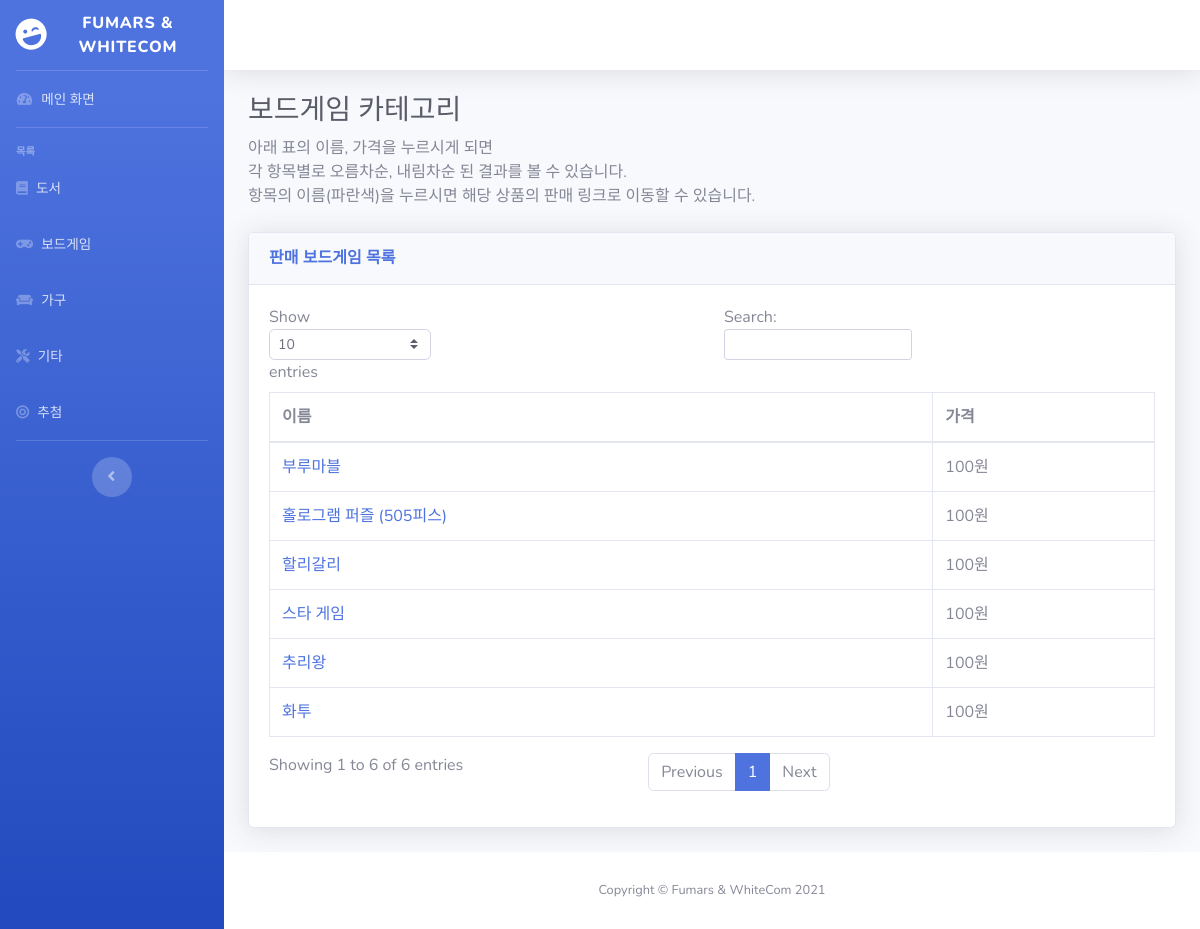
The app's page /boardGameList with its own data.
### auction/models.py (models this page shows, shortened)
class BoardGame(models.Model):
	name = models.CharField(
			default = "",
			max_length = 100,
			help_text = "보드게임 이름을 입력하세요"
		)
	quantity = models.IntegerField(
			default = 1,
			help_text = "수량"
		)
	origin_price = models.IntegerField(
			default = 0,
			help_text = "원래 금액"
		)
	price = models.IntegerField(
			default = 0,
			help_text = "판매 금액"
		)
	image = models.ImageField(
			upload_to = 'images/boardGames',
			blank = True,
			null = True,
			help_text='보드게임의 이미지를 업로드하세요'
		)
	people = models.ManyToManyField(
			Person,
			blank = True,
			help_text = '해당 보드게임을 선택한 사람들의 목록입니다.'
		)

### auction/views.py (the view)
# urls.py: path('boardGameList', auction.views.board_game_list, name = 'board_game_list'),
def board_game_list(request):
	board_game_list = BoardGame.objects.all()
	return render(request, 'boardGameList.html', {
										 'board_game_list':board_game_list,
										})

### auction/templates/boardGameList.html
{% extends './base.html' %}
{% load static %}
{% load humanize %}
{% block content %}
                    <h1 class="h3 mb-2 text-gray-800">보드게임 카테고리</h1>
                    <p class="mb-4">
                        아래 표의 이름, 가격을 누르시게 되면<br>
                        각 항목별로 오름차순, 내림차순 된 결과를 볼 수 있습니다.<br>
                        항목의 이름(파란색)을 누르시면 해당 상품의 판매 링크로 이동할 수 있습니다.
                    </p>
                    <div class="card shadow mb-4">
                        <div class="card-header py-3">
                            <h6 class="m-0 font-weight-bold text-primary">판매 보드게임 목록</h6>
                        </div>
                        <div class="card-body">
                            <div class="table-responsive">
                                <table class="table table-bordered" id="dataTable" width="100%" cellspacing="0">
                                    <thead>
                                        <tr>
                                            <th>이름</th>
                                            <th>가격</th>
                                        </tr>
                                    </thead>
                                    <tbody>
                                        {% for board_game in board_game_list %}
                                        <tr>
                                            <td><a href="boardGame/{{board_game.id}}">{{board_game.name}}</td>
                                            <td>{{board_game.price | intcomma }}원</td>
                                        </tr>
                                        {% endfor %}
                                    </tbody>
                                </table>
                            </div>
                        </div>
                    </div>
{% endblock %}

### records on screen
BoardGame: name "부루마블", price "100"
BoardGame: name "홀로그램 퍼즐 (505피스)", price "100"
BoardGame: name "할리갈리", price "100"
BoardGame: name "스타 게임", price "100"
BoardGame: name "추리왕", price "100"
BoardGame: name "화투", price "100"
